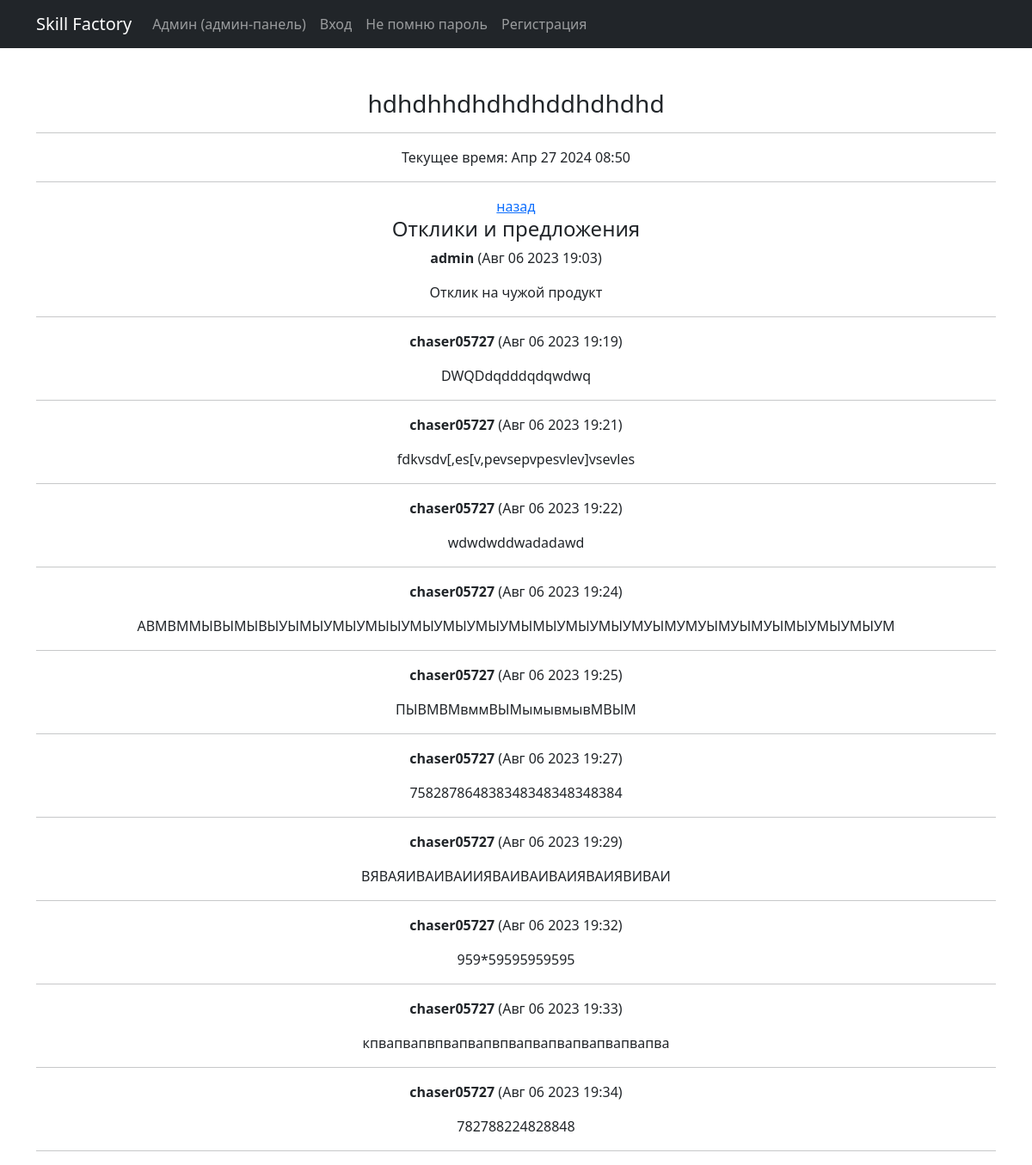
The app's page /products/2 with its own data.
### simpleapp/models.py (models this page shows, shortened)
class Product(models.Model):
    class Meta:
        verbose_name = 'Продукт'
        verbose_name_plural = 'Продукты'
    author = models.ForeignKey(Author, on_delete=models.CASCADE)
    icon = RichTextField( # поле для иконки
        verbose_name='Иконка',
        blank=True,  # поле необязательное, может быть пустым
    )
    name = models.TextField(
        max_length=254,
        unique=True, # названия товаров не должны повторяться
        verbose_name='Название',
    )
    description = RichTextField(verbose_name = 'Описание')
    quantity = models.IntegerField(
        validators=[MinValueValidator(0)], verbose_name = 'Количество'
    )
    category = models.ForeignKey(
        to='Category',
        on_delete=models.CASCADE,
        related_name='products', # все продукты в категории будут доступны через поле products
        verbose_name='Категория',
    )
    price = models.FloatField(
        validators=[MinValueValidator(0.0)],
        verbose_name = 'Цена',
    )
    created_at = models.DateTimeField(
        default=timezone.now,  # Значение по умолчанию - текущая дата и время
        verbose_name='Дата создания',
    )

class Comment(models.Model):      # модель для откликов
    class Meta:
        verbose_name = 'Комментарий'
        verbose_name_plural = 'Комментарии'
    user = models.ForeignKey(
        to=User,
        on_delete=models.CASCADE,
        related_name='comments',
        verbose_name='Пользователь',
    )
    product = models.ForeignKey(
        to='Product',
        on_delete=models.CASCADE,
        related_name='comments',
        verbose_name='Продукт',
    )
    text = models.TextField(verbose_name='Текст комментария')
    created_at = models.DateTimeField(auto_now_add=True, verbose_name='Дата создания')
    accepted = models.BooleanField(default=False, verbose_name='Принят', choices=[(False, 'Не принят'), (True, 'Принят')])

### simpleapp/views.py (the view, shortened to what this page needs)
# urls.py: path('<int:pk>',ProductDetail.as_view(), name='product_detail'),
class ProductDetail(DetailView):
    model = Product
    template_name = 'product.html'
    context_object_name = 'product'
    def get_context_data(self, **kwargs,):
        context = super().get_context_data(**kwargs)
        context['comments'] = Comment.objects.filter(product=self.object).all()
        context['time_now'] = datetime.now()
        if self.request.user.is_authenticated:  # Проверяем, авторизован ли пользователь
            context['form'] = CommentForm()  # Если да, добавляем форму в контекст
        return context

### templates/product.html (shortened to what this page needs)
{% extends 'flatpages/default.html' %}
{% block content %}
<h3>{{ product.description | safe }}</h3>
<hr>
<p>Текущее время: {{ time_now|date:'M d Y H:i' }}</p>
<hr>
<a href="/products/">назад</a>
{% if product.comments.exists %}
    <h4>Отклики и предложения</h4>
    {% for comment in product.comments.all %}
        <p><strong>{{ comment.user.username }}</strong> ({{ comment.created_at|date:'M d Y H:i' }})</p>
        <p>{{ comment.text }}</p>
        <hr>
    {% endfor %}
{% else %}
    <h4>К этому товару еще нет откликов. Вы можете оставить его первый!</h4>
{% endif %}
{% endblock content %}

### records on screen
Product: description "hdhdhhdhdhdhddhdhdhd"
Comment: user.username "admin", created_at "Авг 06 2023 19:03", text "Отклик на чужой продукт"
Comment: user.username "chaser05727", created_at "Авг 06 2023 19:19", text "DWQDdqdddqdqwdwq"
Comment: user.username "chaser05727", created_at "Авг 06 2023 19:21", text "fdkvsdv[,es[v,pevsepvpesvlev]vsevles"
Comment: user.username "chaser05727", created_at "Авг 06 2023 19:22", text "wdwdwddwadadawd"
Comment: user.username "chaser05727", created_at "Авг 06 2023 19:24", text "АВМВММЫВЫМЫВЫУЫМЫУМЫУМЫЫУМЫУМЫУМЫУМЫМЫУМЫУМЫУМУЫМУМУЫМУЫМУЫМЫУМЫУМЫУМ"
Comment: user.username "chaser05727", created_at "Авг 06 2023 19:25", text "ПЫВМВМвммВЫМымывмывМВЫМ"
Comment: user.username "chaser05727", created_at "Авг 06 2023 19:27", text "758287864838348348348348384"
Comment: user.username "chaser05727", created_at "Авг 06 2023 19:29", text "ВЯВАЯИВАИВАИИЯВАИВАИВАИЯВАИЯВИВАИ"
Comment: user.username "chaser05727", created_at "Авг 06 2023 19:32", text "959*59595959595"
Comment: user.username "chaser05727", created_at "Авг 06 2023 19:33", text "кпвапвапвпвапвапвпвапвапвапвапвапвапва"
Comment: user.username "chaser05727", created_at "Авг 06 2023 19:34", text "782788224828848"

### other values on screen
{{ time_now|date:'M d Y H:i' }} "Апр 27 2024 08:50"
